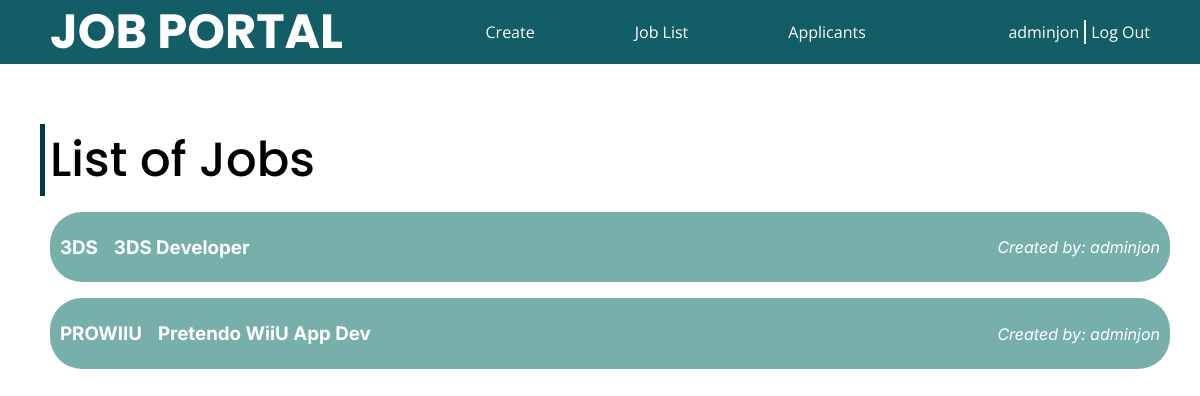
The page /joblist/ (signed in) on the database its author committed.
### accounts/models.py (models this page shows)
class Account(AbstractUser):
    ACCOUNT_TYPES = (
        (0, 'user'),
        (1, 'coadmin'),
    )
    username = models.CharField(max_length=255, primary_key=True, help_text='Username has to be at minimum 8 characters.')
    password = models.CharField(max_length=255)
    account_type = models.IntegerField(choices=ACCOUNT_TYPES, default=0)
    email = models.EmailField()
    company = models.CharField(max_length=255, null=True, default=None, blank=True)

### jobs/models.py (models this page shows)
class Job(models.Model):
    id = models.CharField(max_length=10, primary_key=True)
    name = models.CharField(max_length=255)
    status = models.BooleanField(default=False)
    xp = models.PositiveIntegerField(default=0)
    des = models.TextField()
    salary = models.PositiveIntegerField(default=0)
    admin = models.CharField(max_length=255)
    company = models.CharField(max_length=255)

### jobs/views.py (the view)
# urls.py: path('joblist/', views.joblist, name='joblist'),
@login_required(login_url='/login/')
def joblist(request):
    user = request.user
    if not isadmin(user.account_type):
        template = loader.get_template('401.html')
        return HttpResponse(template.render(), status=401)
    jobsobjects = Job.objects.filter(company=user.company).order_by('id')
    prameters = {
        'jobs': jobsobjects,
        'username': user.username,
    }
    template = loader.get_template('list_jobs.html')
    return HttpResponse(template.render(prameters, request))

### jobs/views.py (called while the page is built)
def isadmin(type):
    return type

### jobs/templates/list_jobs.html (shortened to what this page needs)
<!DOCTYPE html>
<html>
  <head>
    {% load static %}
    <link rel="stylesheet" href="{% static 'css/root.css' %}" />
    <link rel="stylesheet" href="{% static 'css/admin/list_jobs.css' %}">
  </head>
  <body>
    <nav>
      <h2>JOB PORTAL</h2>
      <ul class="quick-links">
        <li><a href="/jobs/add/">Create</a></li>
        <li><a href="/joblist/">Job List</a></li>
        <li><a href="/jobs/applicants">Applicants</a></li>
      </ul>
      <div class="user">
        <a href="/home/" id="username">{{username}}</a>
        <div class="split"></div>
        <a href="/logout/" id='logout'>Log Out</a>
      </div>
    </nav>
    <div class="container">
      <h2>List of Jobs</h2>
      <div class="list" id="jobs">
        {% for x in jobs%}
        <a href="/jobs/details/{{ x.id }}">
          <div class="job">
            <div class="info">
              <h3 class="jobid">{{ x.id }}</h3>
              <h3 class="jobname">{{ x.name }}</h3>
            </div>
            <p class="status">Created by: {{ x.admin }}</p>
          </div>
        </a>
        {% endfor %}
      </div>
    </div>
  </body>
</html>

### static/css/root.css (style rules this page uses)
:root { --main-color-dark: #003C43; --main-color-normal: #135d66; --main-color-light: #77b0aa; --main-color-vlight: #e3fef7; --main-color-alpha: #00000088; --border-radius-s: 8px; --border-radius-m: 12px; --border-radius-l: 16px; --border-radius-f: 2rem; --font-poppins: 'Poppins'; --font-inter: 'Inter'; --font-roboto: 'Roboto'; --font-open-sans: 'Open Sans'; --text-color-b: #000; --text-color-w: #fff; --text-color-g: #888; }
body { margin: 0; }
nav { position: fixed; display: flex; justify-content: space-between; top: 0; left: 0; right: 0; height: 64px; padding-inline: 50px; background-color: var(--main-color-normal); color: var(--text-color-w); z-index: 999; }
nav h2 { font-family: var(--font-poppins); font-weight: bold; margin: 0; padding: 0; height: 100%; font-size: 48px; display: flex; align-items: center; justify-content: center; }
nav .user { display: flex; gap: 5px; font-family: var(--font-open-sans); height: 100%; align-items: center; }
nav .user .split { background-color: var(--text-color-w); width: 2px; height: 24px; }
nav .quick-links { padding: 0; display: flex; gap: 100px; justify-content: center; align-items: center; }
nav .quick-links li { list-style: none; font-family: var(--font-open-sans); }
nav .quick-links li a { position: relative; }
nav .quick-links li a::after { content: ''; position: absolute; width: 0%; height: 1px; bottom: -5px; left: 0; background-color: var(--text-color-w); transition: all 250ms ease-in-out; }
a, button { color: inherit; font-family: inherit; text-decoration: none; }

### static/css/admin/list_jobs.css (style rules this page uses)
.container { margin-top: calc(64px + 60px); padding-inline: 50px; }
.container h2 { font-size: 48px; font-family: var(--font-poppins); font-weight: 500; margin-block: 16px; position: relative; }
.container h2::before { content: ''; width: 5px; height: 100%; position: absolute; left: -10px; top: 0; background-color: var(--main-color-dark); }
.container .list { margin-block: 16px; display: flex; width: 100%; flex-direction: column; gap: 16px; }
.container .list .job { width: 100%; border-radius: var(--border-radius-f); background-color: var(--main-color-light); color: var(--text-color-w); font-family: var(--font-inter); display: flex; justify-content: space-between; align-items: center; padding: 5px 10px; }
.container .list .job .info { display: flex; justify-content: flex-start; gap: 16px; }
.container .list .job p { font-style: italic; height: 100%; }

### rows shown on the page
Account: username "adminjon"
Job: id "3DS", name "3DS Developer", admin "adminjon"
Job: id "PROWIIU", name "Pretendo WiiU App Dev", admin "adminjon"
